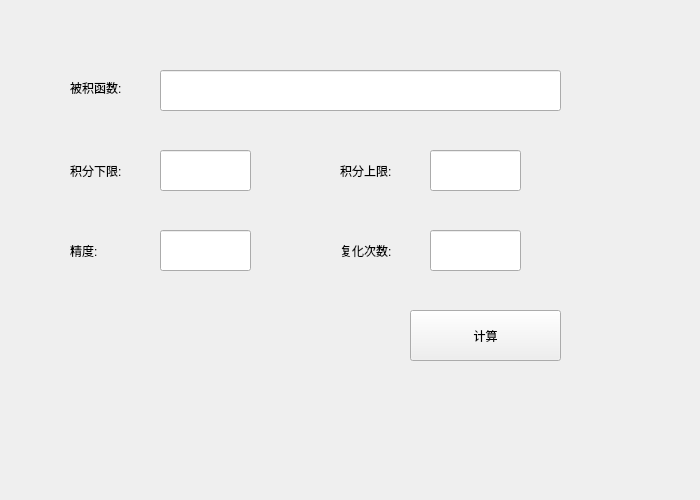
<?xml version="1.0" encoding="UTF-8"?>
<ui version="4.0">
 <class>E5t3</class>
 <widget class="QWidget" name="E5t3">
  <property name="geometry">
   <rect>
    <x>0</x>
    <y>0</y>
    <width>700</width>
    <height>500</height>
   </rect>
  </property>
  <property name="windowTitle">
   <string>Form</string>
  </property>
  <widget class="QLabel" name="label">
   <property name="geometry">
    <rect>
     <x>70</x>
     <y>80</y>
     <width>72</width>
     <height>15</height>
    </rect>
   </property>
   <property name="text">
    <string>被积函数:</string>
   </property>
  </widget>
  <widget class="QLineEdit" name="lineEdit">
   <property name="geometry">
    <rect>
     <x>160</x>
     <y>70</y>
     <width>401</width>
     <height>41</height>
    </rect>
   </property>
  </widget>
  <widget class="QLabel" name="label_2">
   <property name="geometry">
    <rect>
     <x>70</x>
     <y>160</y>
     <width>72</width>
     <height>21</height>
    </rect>
   </property>
   <property name="text">
    <string>积分下限:</string>
   </property>
  </widget>
  <widget class="QLineEdit" name="lineEdit_2">
   <property name="geometry">
    <rect>
     <x>160</x>
     <y>150</y>
     <width>91</width>
     <height>41</height>
    </rect>
   </property>
  </widget>
  <widget class="QLabel" name="label_3">
   <property name="geometry">
    <rect>
     <x>340</x>
     <y>160</y>
     <width>72</width>
     <height>21</height>
    </rect>
   </property>
   <property name="text">
    <string>积分上限:</string>
   </property>
  </widget>
  <widget class="QLineEdit" name="lineEdit_3">
   <property name="geometry">
    <rect>
     <x>430</x>
     <y>150</y>
     <width>91</width>
     <height>41</height>
    </rect>
   </property>
  </widget>
  <widget class="QLabel" name="label_4">
   <property name="geometry">
    <rect>
     <x>70</x>
     <y>240</y>
     <width>72</width>
     <height>21</height>
    </rect>
   </property>
   <property name="text">
    <string>精度:</string>
   </property>
  </widget>
  <widget class="QLineEdit" name="lineEdit_4">
   <property name="geometry">
    <rect>
     <x>160</x>
     <y>230</y>
     <width>91</width>
     <height>41</height>
    </rect>
   </property>
  </widget>
  <widget class="QLabel" name="label_5">
   <property name="geometry">
    <rect>
     <x>340</x>
     <y>240</y>
     <width>81</width>
     <height>21</height>
    </rect>
   </property>
   <property name="text">
    <string>复化次数:</string>
   </property>
  </widget>
  <widget class="QLineEdit" name="lineEdit_5">
   <property name="geometry">
    <rect>
     <x>430</x>
     <y>230</y>
     <width>91</width>
     <height>41</height>
    </rect>
   </property>
  </widget>
  <widget class="QPushButton" name="pushButton">
   <property name="geometry">
    <rect>
     <x>410</x>
     <y>310</y>
     <width>151</width>
     <height>51</height>
    </rect>
   </property>
   <property name="text">
    <string>计算</string>
   </property>
  </widget>
 </widget>
 <resources/>
 <connections/>
</ui>
